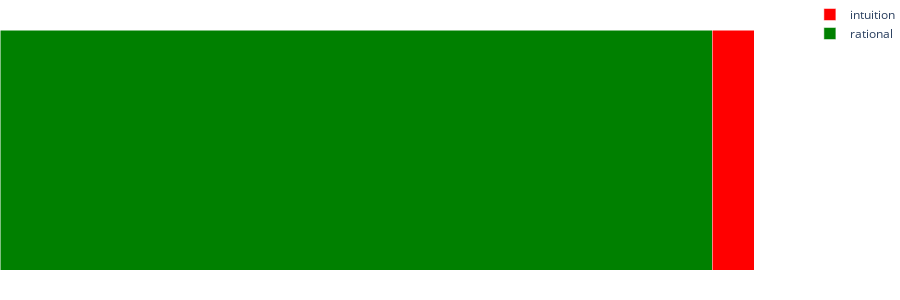

The notebook cell saved with this chart:
### Code cell
plot_approaches(sentences, approaches)

### Figure 1 — Plotly figure (JSON) as saved in the notebook; plotly's stock layout.template omitted (floating-point values rounded to 4 significant figures)
{"data": [{"hovertemplate": "rational: %{x:.1f}%<extra></extra>", "marker": {"color": "green"}, "name": "rational", "orientation": "h", "type": "bar", "x": [94.41]}, {"hovertemplate": "intuition: %{x:.1f}%<extra></extra>", "marker": {"color": "red"}, "name": "intuition", "orientation": "h", "type": "bar", "x": [5.594]}], "layout": {"barmode": "stack", "height": 300, "margin": {"b": 0, "l": 0, "pad": 0, "r": 0, "t": 0}, "title": {}, "xaxis": {"showgrid": false, "visible": false, "zeroline": false}, "yaxis": {"showgrid": false, "visible": false, "zeroline": false}}}
